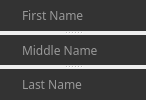
                  <widget class="QSplitter" name="splitter_3">
                   <property name="orientation">
                    <enum>Qt::Vertical</enum>
                   </property>
                   <widget class="QLineEdit" name="fBox_2">
                    <property name="palette">
                     <palette>
                      <active>
                       <colorrole role="WindowText">
                        <brush brushstyle="SolidPattern">
                         <color alpha="255">
                          <red>254</red>
                          <green>254</green>
                          <blue>254</blue>
                         </color>
                        </brush>
                       </colorrole>
                       <colorrole role="Button">
                        <brush brushstyle="SolidPattern">
                         <color alpha="255">
                          <red>51</red>
                          <green>51</green>
                          <blue>51</blue>
                         </color>
                        </brush>
                       </colorrole>
                       <colorrole role="Text">
                        <brush brushstyle="SolidPattern">
                         <color alpha="255">
                          <red>254</red>
                          <green>254</green>
                          <blue>254</blue>
                         </color>
                        </brush>
                       </colorrole>
                       <colorrole role="ButtonText">
                        <brush brushstyle="SolidPattern">
                         <color alpha="255">
                          <red>254</red>
                          <green>254</green>
                          <blue>254</blue>
                         </color>
                        </brush>
                       </colorrole>
                       <colorrole role="Base">
                        <brush brushstyle="SolidPattern">
                         <color alpha="255">
                          <red>51</red>
                          <green>51</green>
                          <blue>51</blue>
                         </color>
                        </brush>
                       </colorrole>
                       <colorrole role="Window">
                        <brush brushstyle="SolidPattern">
                         <color alpha="255">
                          <red>51</red>
                          <green>51</green>
                          <blue>51</blue>
                         </color>
                        </brush>
                       </colorrole>
                       <colorrole role="PlaceholderText">
                        <brush brushstyle="NoBrush">
                         <color alpha="128">
                          <red>254</red>
                          <green>254</green>
                          <blue>254</blue>
                         </color>
                        </brush>
                       </colorrole>
                      </active>
                      <inactive>
                       <colorrole role="WindowText">
                        <brush brushstyle="SolidPattern">
                         <color alpha="255">
                          <red>254</red>
                          <green>254</green>
                          <blue>254</blue>
                         </color>
                        </brush>
                       </colorrole>
                       <colorrole role="Button">
                        <brush brushstyle="SolidPattern">
                         <color alpha="255">
                          <red>51</red>
                          <green>51</green>
                          <blue>51</blue>
                         </color>
                        </brush>
                       </colorrole>
                       <colorrole role="Text">
                        <brush brushstyle="SolidPattern">
                         <color alpha="255">
                          <red>254</red>
                          <green>254</green>
                          <blue>254</blue>
                         </color>
                        </brush>
                       </colorrole>
                       <colorrole role="ButtonText">
                        <brush brushstyle="SolidPattern">
                         <color alpha="255">
                          <red>254</red>
                          <green>254</green>
                          <blue>254</blue>
                         </color>
                        </brush>
                       </colorrole>
                       <colorrole role="Base">
                        <brush brushstyle="SolidPattern">
                         <color alpha="255">
                          <red>51</red>
                          <green>51</green>
                          <blue>51</blue>
                         </color>
                        </brush>
                       </colorrole>
                       <colorrole role="Window">
                        <brush brushstyle="SolidPattern">
                         <color alpha="255">
                          <red>51</red>
                          <green>51</green>
                          <blue>51</blue>
                         </color>
                        </brush>
                       </colorrole>
                       <colorrole role="PlaceholderText">
                        <brush brushstyle="NoBrush">
                         <color alpha="128">
                          <red>254</red>
                          <green>254</green>
                          <blue>254</blue>
                         </color>
                        </brush>
                       </colorrole>
                      </inactive>
                      <disabled>
                       <colorrole role="WindowText">
                        <brush brushstyle="SolidPattern">
                         <color alpha="255">
                          <red>254</red>
                          <green>254</green>
                          <blue>254</blue>
                         </color>
                        </brush>
                       </colorrole>
                       <colorrole role="Button">
                        <brush brushstyle="SolidPattern">
                         <color alpha="255">
                          <red>51</red>
                          <green>51</green>
                          <blue>51</blue>
                         </color>
                        </brush>
                       </colorrole>
                       <colorrole role="Text">
                        <brush brushstyle="SolidPattern">
                         <color alpha="255">
                          <red>254</red>
                          <green>254</green>
                          <blue>254</blue>
                         </color>
                        </brush>
                       </colorrole>
                       <colorrole role="ButtonText">
                        <brush brushstyle="SolidPattern">
                         <color alpha="255">
                          <red>254</red>
                          <green>254</green>
                          <blue>254</blue>
                         </color>
                        </brush>
                       </colorrole>
                       <colorrole role="Base">
                        <brush brushstyle="SolidPattern">
                         <color alpha="255">
                          <red>51</red>
                          <green>51</green>
                          <blue>51</blue>
                         </color>
                        </brush>
                       </colorrole>
                       <colorrole role="Window">
                        <brush brushstyle="SolidPattern">
                         <color alpha="255">
                          <red>51</red>
                          <green>51</green>
                          <blue>51</blue>
                         </color>
                        </brush>
                       </colorrole>
                       <colorrole role="PlaceholderText">
                        <brush brushstyle="NoBrush">
                         <color alpha="128">
                          <red>254</red>
                          <green>254</green>
                          <blue>254</blue>
                         </color>
                        </brush>
                       </colorrole>
                      </disabled>
                     </palette>
                    </property>
                    <property name="font">
                     <font>
                      <family>Quicksand SemiBold</family>
                      <kerning>true</kerning>
                     </font>
                    </property>
                    <property name="layoutDirection">
                     <enum>Qt::LeftToRight</enum>
                    </property>
                    <property name="styleSheet">
                     <string notr="true">padding-left: 20px;
padding-right: 20px;
border-radius: 20px;
background: #333;
color: #fefefe;</string>
                    </property>
                    <property name="inputMethodHints">
                     <set>Qt::ImhNone</set>
                    </property>
                    <property name="inputMask">
                     <string/>
                    </property>
                    <property name="text">
                     <string/>
                    </property>
                    <property name="frame">
                     <bool>false</bool>
                    </property>
                    <property name="cursorPosition">
                     <number>0</number>
                    </property>
                    <property name="placeholderText">
                     <string>First Name</string>
                    </property>
                   </widget>
                   <widget class="QLineEdit" name="mBox_2">
                    <property name="palette">
                     <palette>
                      <active>
                       <colorrole role="WindowText">
                        <brush brushstyle="SolidPattern">
                         <color alpha="255">
                          <red>254</red>
                          <green>254</green>
                          <blue>254</blue>
                         </color>
                        </brush>
                       </colorrole>
                       <colorrole role="Button">
                        <brush brushstyle="SolidPattern">
                         <color alpha="255">
                          <red>51</red>
                          <green>51</green>
                          <blue>51</blue>
                         </color>
                        </brush>
                       </colorrole>
                       <colorrole role="Text">
                        <brush brushstyle="SolidPattern">
                         <color alpha="255">
                          <red>254</red>
                          <green>254</green>
                          <blue>254</blue>
                         </color>
                        </brush>
                       </colorrole>
                       <colorrole role="ButtonText">
                        <brush brushstyle="SolidPattern">
                         <color alpha="255">
                          <red>254</red>
                          <green>254</green>
                          <blue>254</blue>
                         </color>
                        </brush>
                       </colorrole>
                       <colorrole role="Base">
                        <brush brushstyle="SolidPattern">
                         <color alpha="255">
                          <red>51</red>
                          <green>51</green>
                          <blue>51</blue>
                         </color>
                        </brush>
                       </colorrole>
                       <colorrole role="Window">
                        <brush brushstyle="SolidPattern">
                         <color alpha="255">
                          <red>51</red>
                          <green>51</green>
                          <blue>51</blue>
                         </color>
                        </brush>
                       </colorrole>
                       <colorrole role="PlaceholderText">
                        <brush brushstyle="NoBrush">
                         <color alpha="128">
                          <red>254</red>
                          <green>254</green>
                          <blue>254</blue>
                         </color>
                        </brush>
                       </colorrole>
                      </active>
                      <inactive>
                       <colorrole role="WindowText">
                        <brush brushstyle="SolidPattern">
                         <color alpha="255">
                          <red>254</red>
                          <green>254</green>
                          <blue>254</blue>
                         </color>
                        </brush>
                       </colorrole>
                       <colorrole role="Button">
                        <brush brushstyle="SolidPattern">
                         <color alpha="255">
                          <red>51</red>
                          <green>51</green>
                          <blue>51</blue>
                         </color>
                        </brush>
                       </colorrole>
                       <colorrole role="Text">
                        <brush brushstyle="SolidPattern">
                         <color alpha="255">
                          <red>254</red>
                          <green>254</green>
                          <blue>254</blue>
                         </color>
                        </brush>
                       </colorrole>
                       <colorrole role="ButtonText">
                        <brush brushstyle="SolidPattern">
                         <color alpha="255">
                          <red>254</red>
                          <green>254</green>
                          <blue>254</blue>
                         </color>
                        </brush>
                       </colorrole>
                       <colorrole role="Base">
                        <brush brushstyle="SolidPattern">
                         <color alpha="255">
                          <red>51</red>
                          <green>51</green>
                          <blue>51</blue>
                         </color>
                        </brush>
                       </colorrole>
                       <colorrole role="Window">
                        <brush brushstyle="SolidPattern">
                         <color alpha="255">
                          <red>51</red>
                          <green>51</green>
                          <blue>51</blue>
                         </color>
                        </brush>
                       </colorrole>
                       <colorrole role="PlaceholderText">
                        <brush brushstyle="NoBrush">
                         <color alpha="128">
                          <red>254</red>
                          <green>254</green>
                          <blue>254</blue>
                         </color>
                        </brush>
                       </colorrole>
                      </inactive>
                      <disabled>
                       <colorrole role="WindowText">
                        <brush brushstyle="SolidPattern">
                         <color alpha="255">
                          <red>254</red>
                          <green>254</green>
                          <blue>254</blue>
                         </color>
                        </brush>
                       </colorrole>
                       <colorrole role="Button">
                        <brush brushstyle="SolidPattern">
                         <color alpha="255">
                          <red>51</red>
                          <green>51</green>
                          <blue>51</blue>
                         </color>
                        </brush>
                       </colorrole>
                       <colorrole role="Text">
                        <brush brushstyle="SolidPattern">
                         <color alpha="255">
                          <red>254</red>
                          <green>254</green>
                          <blue>254</blue>
                         </color>
                        </brush>
                       </colorrole>
                       <colorrole role="ButtonText">
                        <brush brushstyle="SolidPattern">
                         <color alpha="255">
                          <red>254</red>
                          <green>254</green>
                          <blue>254</blue>
                         </color>
                        </brush>
                       </colorrole>
                       <colorrole role="Base">
                        <brush brushstyle="SolidPattern">
                         <color alpha="255">
                          <red>51</red>
                          <green>51</green>
                          <blue>51</blue>
                         </color>
                        </brush>
                       </colorrole>
                       <colorrole role="Window">
                        <brush brushstyle="SolidPattern">
                         <color alpha="255">
                          <red>51</red>
                          <green>51</green>
                          <blue>51</blue>
                         </color>
                        </brush>
                       </colorrole>
                       <colorrole role="PlaceholderText">
                        <brush brushstyle="NoBrush">
                         <color alpha="128">
                          <red>254</red>
                          <green>254</green>
                          <blue>254</blue>
                         </color>
                        </brush>
                       </colorrole>
                      </disabled>
                     </palette>
                    </property>
                    <property name="font">
                     <font>
                      <family>Quicksand SemiBold</family>
                      <kerning>true</kerning>
                     </font>
                    </property>
                    <property name="layoutDirection">
                     <enum>Qt::LeftToRight</enum>
                    </property>
                    <property name="styleSheet">
                     <string notr="true">padding-left: 20px;
padding-right: 20px;
border-radius: 20px;
background: #333;
color: #fefefe;</string>
                    </property>
                    <property name="inputMethodHints">
                     <set>Qt::ImhNone</set>
                    </property>
                    <property name="inputMask">
                     <string/>
                    </property>
                    <property name="text">
                     <string/>
                    </property>
                    <property name="frame">
                     <bool>false</bool>
                    </property>
                    <property name="cursorPosition">
                     <number>0</number>
                    </property>
                    <property name="placeholderText">
                     <string>Middle Name</string>
                    </property>
                   </widget>
                   <widget class="QLineEdit" name="lBox_2">
                    <property name="palette">
                     <palette>
                      <active>
                       <colorrole role="WindowText">
                        <brush brushstyle="SolidPattern">
                         <color alpha="255">
                          <red>254</red>
                          <green>254</green>
                          <blue>254</blue>
                         </color>
                        </brush>
                       </colorrole>
                       <colorrole role="Button">
                        <brush brushstyle="SolidPattern">
                         <color alpha="255">
                          <red>51</red>
                          <green>51</green>
                          <blue>51</blue>
                         </color>
                        </brush>
                       </colorrole>
                       <colorrole role="Text">
                        <brush brushstyle="SolidPattern">
                         <color alpha="255">
                          <red>254</red>
                          <green>254</green>
                          <blue>254</blue>
                         </color>
                        </brush>
                       </colorrole>
                       <colorrole role="ButtonText">
                        <brush brushstyle="SolidPattern">
                         <color alpha="255">
                          <red>254</red>
                          <green>254</green>
                          <blue>254</blue>
                         </color>
                        </brush>
                       </colorrole>
                       <colorrole role="Base">
                        <brush brushstyle="SolidPattern">
                         <color alpha="255">
                          <red>51</red>
                          <green>51</green>
                          <blue>51</blue>
                         </color>
                        </brush>
                       </colorrole>
                       <colorrole role="Window">
                        <brush brushstyle="SolidPattern">
                         <color alpha="255">
                          <red>51</red>
                          <green>51</green>
                          <blue>51</blue>
                         </color>
                        </brush>
                       </colorrole>
                       <colorrole role="PlaceholderText">
                        <brush brushstyle="NoBrush">
                         <color alpha="128">
                          <red>254</red>
                          <green>254</green>
                          <blue>254</blue>
                         </color>
                        </brush>
                       </colorrole>
                      </active>
                      <inactive>
                       <colorrole role="WindowText">
                        <brush brushstyle="SolidPattern">
                         <color alpha="255">
                          <red>254</red>
                          <green>254</green>
                          <blue>254</blue>
                         </color>
                        </brush>
                       </colorrole>
                       <colorrole role="Button">
                        <brush brushstyle="SolidPattern">
                         <color alpha="255">
                          <red>51</red>
                          <green>51</green>
                          <blue>51</blue>
                         </color>
                        </brush>
                       </colorrole>
                       <colorrole role="Text">
                        <brush brushstyle="SolidPattern">
                         <color alpha="255">
                          <red>254</red>
                          <green>254</green>
                          <blue>254</blue>
                         </color>
                        </brush>
                       </colorrole>
                       <colorrole role="ButtonText">
                        <brush brushstyle="SolidPattern">
                         <color alpha="255">
                          <red>254</red>
                          <green>254</green>
                          <blue>254</blue>
                         </color>
                        </brush>
                       </colorrole>
                       <colorrole role="Base">
                        <brush brushstyle="SolidPattern">
                         <color alpha="255">
                          <red>51</red>
                          <green>51</green>
                          <blue>51</blue>
                         </color>
                        </brush>
                       </colorrole>
                       <colorrole role="Window">
                        <brush brushstyle="SolidPattern">
                         <color alpha="255">
                          <red>51</red>
                          <green>51</green>
                          <blue>51</blue>
                         </color>
                        </brush>
                       </colorrole>
                       <colorrole role="PlaceholderText">
                        <brush brushstyle="NoBrush">
                         <color alpha="128">
                          <red>254</red>
                          <green>254</green>
                          <blue>254</blue>
                         </color>
                        </brush>
                       </colorrole>
                      </inactive>
                      <disabled>
                       <colorrole role="WindowText">
                        <brush brushstyle="SolidPattern">
                         <color alpha="255">
                          <red>254</red>
                          <green>254</green>
                          <blue>254</blue>
                         </color>
                        </brush>
                       </colorrole>
                       <colorrole role="Button">
                        <brush brushstyle="SolidPattern">
                         <color alpha="255">
                          <red>51</red>
                          <green>51</green>
                          <blue>51</blue>
                         </color>
                        </brush>
                       </colorrole>
                       <colorrole role="Text">
                        <brush brushstyle="SolidPattern">
                         <color alpha="255">
                          <red>254</red>
                          <green>254</green>
                          <blue>254</blue>
                         </color>
                        </brush>
                       </colorrole>
                       <colorrole role="ButtonText">
                        <brush brushstyle="SolidPattern">
                         <color alpha="255">
                          <red>254</red>
                          <green>254</green>
                          <blue>254</blue>
                         </color>
                        </brush>
                       </colorrole>
                       <colorrole role="Base">
                        <brush brushstyle="SolidPattern">
                         <color alpha="255">
                          <red>51</red>
                          <green>51</green>
                          <blue>51</blue>
                         </color>
                        </brush>
                       </colorrole>
                       <colorrole role="Window">
                        <brush brushstyle="SolidPattern">
                         <color alpha="255">
                          <red>51</red>
                          <green>51</green>
                          <blue>51</blue>
                         </color>
                        </brush>
                       </colorrole>
                       <colorrole role="PlaceholderText">
                        <brush brushstyle="NoBrush">
                         <color alpha="128">
                          <red>254</red>
                          <green>254</green>
                          <blue>254</blue>
                         </color>
                        </brush>
                       </colorrole>
                      </disabled>
                     </palette>
                    </property>
                    <property name="font">
                     <font>
                      <family>Quicksand SemiBold</family>
                      <kerning>true</kerning>
                     </font>
                    </property>
                    <property name="layoutDirection">
                     <enum>Qt::LeftToRight</enum>
                    </property>
                    <property name="styleSheet">
                     <string notr="true">padding-left: 20px;
padding-right: 20px;
border-radius: 20px;
background: #333;
color: #fefefe;</string>
                    </property>
                    <property name="inputMethodHints">
                     <set>Qt::ImhNone</set>
                    </property>
                    <property name="inputMask">
                     <string/>
                    </property>
                    <property name="text">
                     <string/>
                    </property>
                    <property name="frame">
                     <bool>false</bool>
                    </property>
                    <property name="cursorPosition">
                     <number>0</number>
                    </property>
                    <property name="placeholderText">
                     <string>Last Name</string>
                    </property>
                   </widget>
                  </widget>
